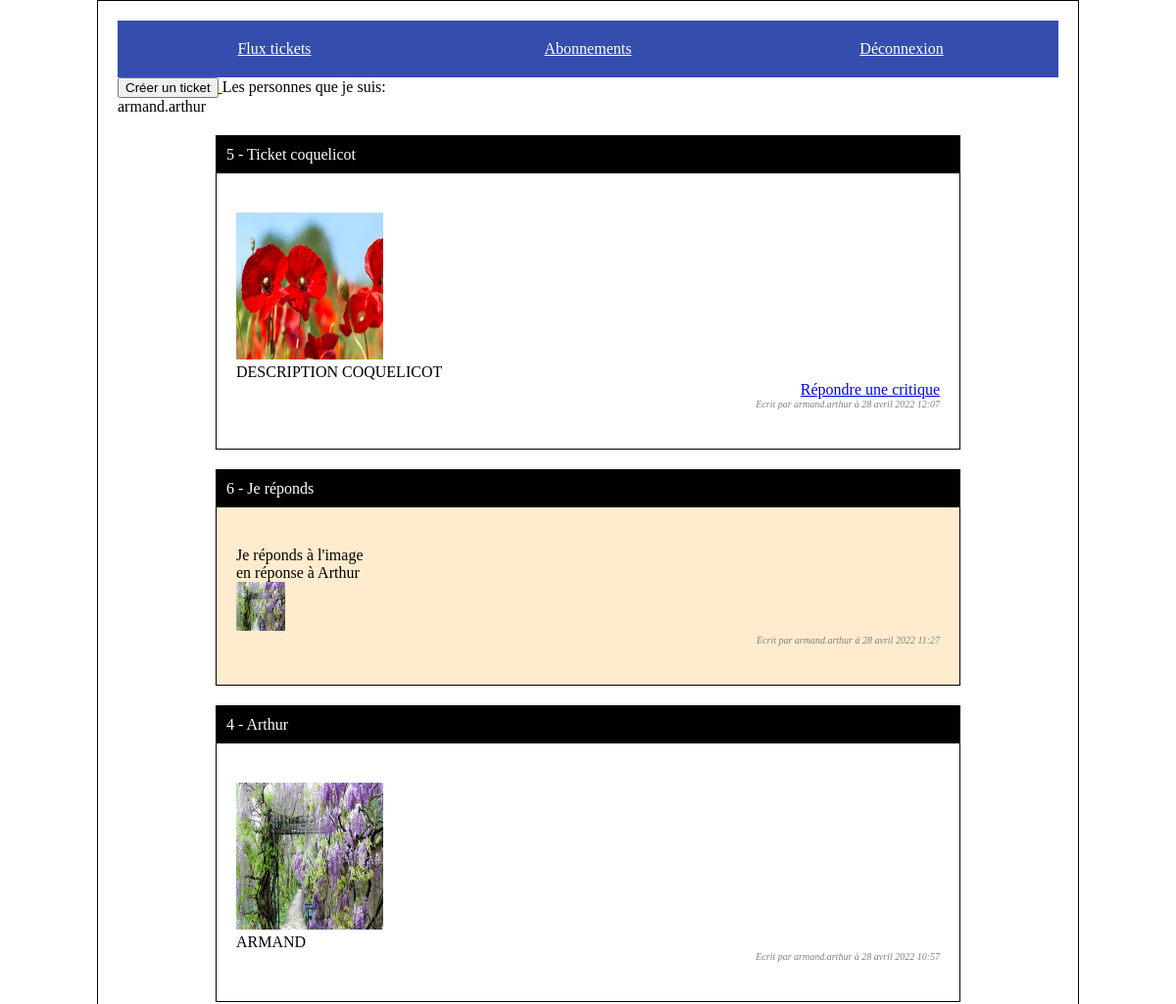
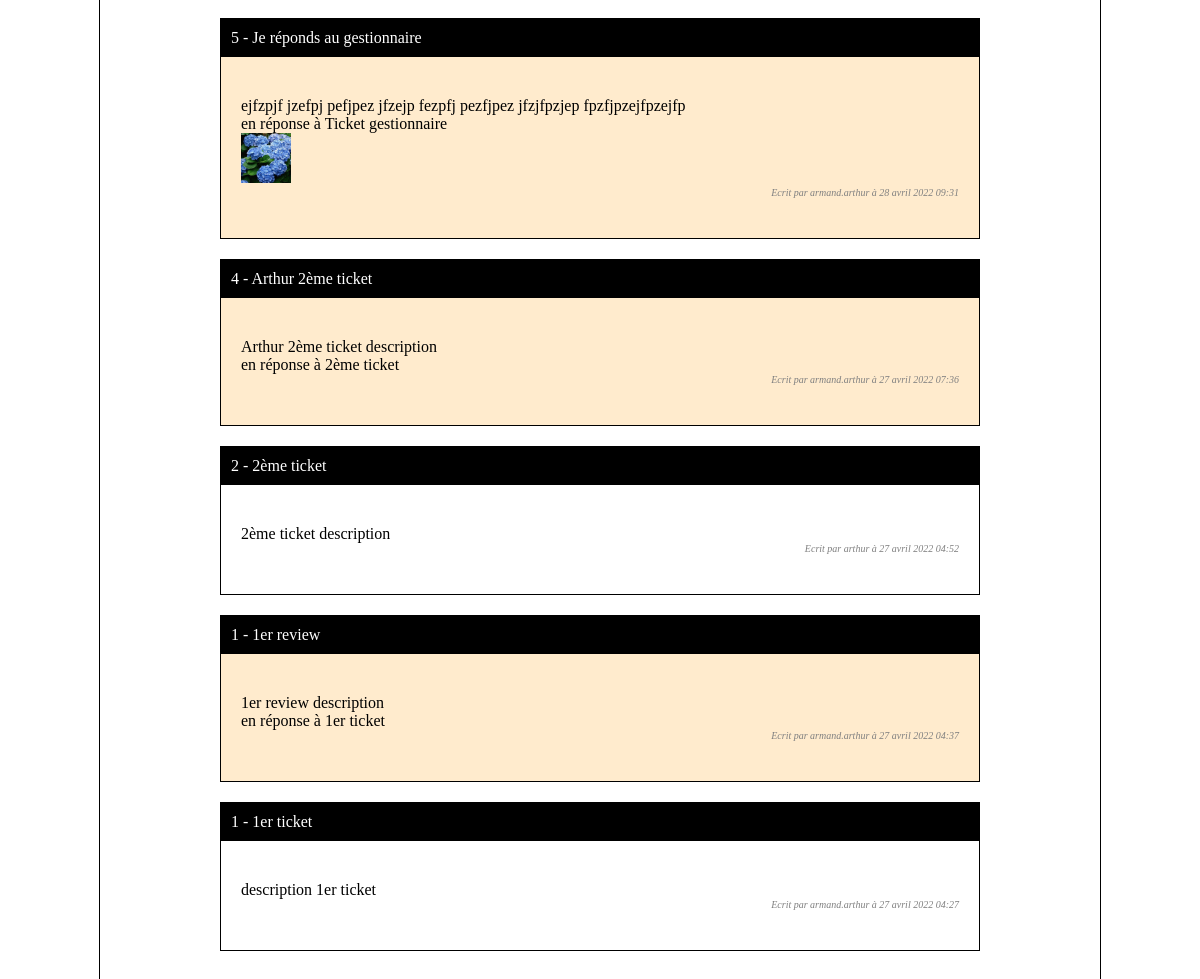
The page /flux/home (signed in) on the database its author committed (2 pictures, top to bottom).
### users/models.py (models this page shows, shortened)
class CustomUser(AbstractBaseUser, PermissionsMixin):
    email = models.EmailField(_('email address'), unique=True)
    is_staff = models.BooleanField(default=False)
    is_active = models.BooleanField(default=True)
    date_joined = models.DateTimeField(default=timezone.now)
    username = models.CharField(max_length=128, default='')
    subscribes = models.ManyToManyField("self", symmetrical=False, blank=True, related_name="followers")
    USERNAME_FIELD = 'email'
    REQUIRED_FIELDS = []
    objects = CustomUserManager()

### ticketing/models.py (models this page shows, shortened)
class Ticket(models.Model):
    title = models.CharField(max_length=128)
    description = models.TextField(max_length=2038, blank=True)
    user: User = models.ForeignKey(to=settings.AUTH_USER_MODEL,
                                   on_delete=models.CASCADE)
    image = models.ImageField(upload_to='ticketing/%Y/%m/%d/', blank=True)
    created_at = models.DateTimeField(auto_now_add=True)
    updated_at = models.DateTimeField(auto_now=True)

class Review(models.Model):
    title = models.CharField(max_length=128)
    description = models.TextField(max_length=2038, blank=True)
    ticket: Ticket = models.ForeignKey(to=Ticket,
                                   on_delete=models.CASCADE, related_name = 'reviews_rel')
    user: User = models.ForeignKey(to=settings.AUTH_USER_MODEL,
                                on_delete=models.CASCADE)
    created_at = models.DateTimeField(auto_now_add=True)
    updated_at = models.DateTimeField(auto_now=True)

### flux/views.py (the view)
# urls.py: path('home', views.FluxListView.as_view(), name='list_flux'),
class FluxListView(LoginRequiredMixin, ListView):
    model = Ticket
    template_name = 'flux/home.html'
    def get_context_data(self, **kwargs):
        context = super(FluxListView, self).get_context_data(**kwargs)
        tickets_followers = Ticket.objects.filter(user__followers=self.request.user.id).annotate(content_type=Value('TICKET', CharField()))
        tickets_owner = Ticket.objects.filter(user=self.request.user.id).annotate(content_type=Value('TICKET', CharField()))
        tickets =  chain(tickets_followers, tickets_owner)
        reviews_followers = Review.objects.filter(user__followers=self.request.user.id).annotate(content_type=Value('REVIEW', CharField()))
        reviews_owner = Review.objects.filter(user=self.request.user.id).annotate(content_type=Value('REVIEW', CharField()))
        reviews = chain(reviews_followers, reviews_owner)
        posts = sorted(
            chain(reviews, tickets),
            key=lambda post: post.created_at,
            reverse=True
        )
        owner = CustomUser.objects.get(id=self.request.user.id)
        context.update({
            'post_list': posts,
            'owner': owner,
        })
        return context

### templates/flux/home.html (shortened to what this page needs)
{% extends 'base_connected.html' %}
{% load i18n %}
{% block content %}
    <a href="{% url 'add_ticket' %}">
        <button>Créer un ticket</button>
    </a>
    Les personnes que je suis:
    {% for subscribe in owner.subscribes.all %}
        <div>{{ subscribe.username }}</div>
    {% endfor %}
    {% for post in post_list %}
        {% if post.content_type == 'TICKET' %}
        <div class="ticket">
            <div class="title">{{ post.id }} - {{ post.title }} </div>
            <div class="content">
                {% if post.image  %}
                    <img src="/media/{{ post.image }}" width="150" height="150"></img>
                {% endif %}
                <div>{{ post.description }}</div>
                {% if post.reviews_rel.all|length == 0 %}
                    <div class="answer">
                        <a href="{% url 'answer_ticket' post.id %}">Répondre une critique</a>
                    </div>
                {% endif %}
                <div class="author">Ecrit par {{ post.user.username }} à {% language 'fr' %}{{ post.created_at|date:'d F Y h:i' }}{% endlanguage %}</div>
            </div>
        </div>
        {% elif post.content_type == 'REVIEW' %}
        <div class="review">
            <div class="title">{{ post.id }} - {{ post.title }} </div>
            <div class="content">
                <div>{{ post.description }}</div>
                <div>en réponse à {{post.ticket.title}}</div>
                <div>{% if post.ticket.image  %}
                    <img src="/media/{{ post.ticket.image }}" width="50" height="50"></img>
                    {% endif %}
                </div>
                <div class="author" >Ecrit par {{ post.user.username }} à {% language 'fr' %}{{ post.created_at|date:'d F Y h:i' }}{% endlanguage %}</div>
            </div>
        </div>
        {% endif %}
    {% endfor %}
{% endblock %}

### static/style.css (style rules this page uses)
body { width: 960px; margin: 0 auto; border: 1px solid black; padding: 20px; }

### static/flux.css (style rules this page uses)
div.ticket { margin: 20px 100px; border: 1px solid black; }
div.review { margin: 20px 100px; border: 1px solid black; background-color: blanchedalmond; }
div.answer { float:right; clear:right; }
div.content { padding: 40px 20px; overflow:hidden; }
div.review .title, div.ticket .title { padding: 10px; color: white; background: black; }
div.review .author, div.ticket .author { float:right; color:grey; font-size: 10px; font-style: italic; clear:right; }

### rows shown on the page
CustomUser: username "armand.arthur"
Ticket: id "5", title "Ticket coquelicot", image (picture), description "DESCRIPTION COQUELICOT", shows "Répondre une critique", user.username "armand.arthur", created_at "28 avril 2022 12:07"
Review: id "6", title "Je réponds", description "Je réponds à l'image", ticket "Arthur", ticket.image (picture), user.username "armand.arthur", created_at "28 avril 2022 11:27"
Ticket: id "4", title "Arthur", image (picture), description "ARMAND", user.username "armand.arthur", created_at "28 avril 2022 10:57"
Review: id "5", title "Je réponds au gestionnaire", description "ejfzpjf jzefpj pefjpez jfzejp fezpfj pezfjpez jfzjfpzjep fpzfjpzejfpzejfp", ticket "Ticket gestionnaire", ticket.image (picture), user.username "armand.arthur", created_at "28 avril 2022 09:31"
Review: id "4", title "Arthur 2ème ticket", description "Arthur 2ème ticket description", ticket "2ème ticket", user.username "armand.arthur", created_at "27 avril 2022 07:36"
Ticket: id "2", title "2ème ticket", description "2ème ticket description", user.username "arthur", created_at "27 avril 2022 04:52"
Review: id "1", title "1er review", description "1er review description", ticket "1er ticket", user.username "armand.arthur", created_at "27 avril 2022 04:37"
Ticket: id "1", title "1er ticket", description "description 1er ticket", user.username "armand.arthur", created_at "27 avril 2022 04:27"
